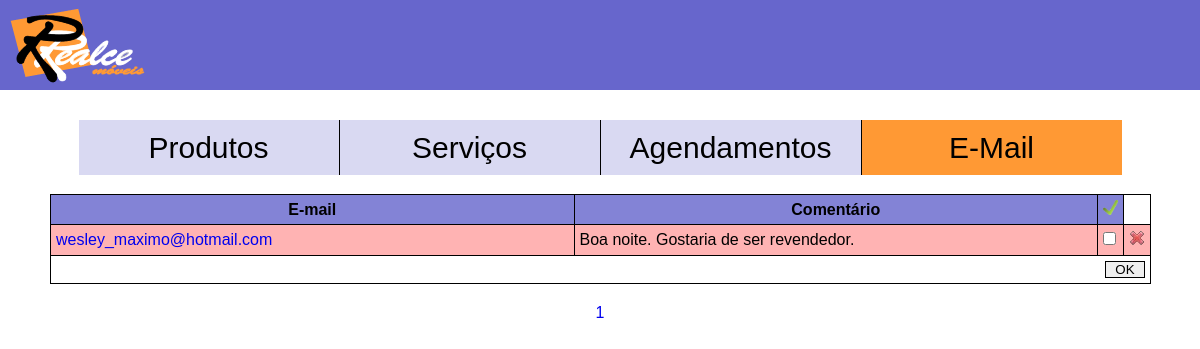
/adm/index.php?p=faleconosco (signed in), run on the app's committed database.
### tables this page shows
CREATE TABLE IF NOT EXISTS `faleconosco` (
  `id` int(11) NOT NULL AUTO_INCREMENT,
  `email` varchar(150) NOT NULL,
  `texto` text NOT NULL,
  `ok` tinyint(4) NOT NULL DEFAULT '0',
  PRIMARY KEY (`id`)
);

### paginação.php (called while the page is built, shortened)
<?php
    if(isset($_GET['inicio'])){
        $inicio = $_GET['inicio'];
        }
    else{
            $inicio = 1;
        }
    $limit_inicio = ($inicio-1) * $lmt;
?>

### adm/faleconosco.php (the view, shortened to what this page needs)
<?php include 'seguranca.php';
    $lmt = 30;
	include '../paginação.php';
    $sql = "select * from faleconosco";
    $consulta = $conn->query($sql);
	$quantidade = $consulta->rowCount($sql);
	$sql = "select * from faleconosco limit $limit_inicio, $lmt";
	$consulta = $conn->query($sql);
	$pagina = ceil ($quantidade / $lmt);
?>
<div id="cont" style="padding:0; border:none; width:1100px; min-height:378px;">
	<form method="post">
		<table>
			<tr style="background-color:#8383D6;">
				<th> E-mail </th>
				<th> Comentário </th>
				<th><img style="width:15px; height:15px;" src="imagens/check.png" />
			</tr>
			<?php
				while($faleconosco = $consulta->fetch(PDO::FETCH_OBJ))
				{
				if($faleconosco->ok){
						$color = '#9FFFB8';
					}
					else{
						$color = '#FFB3B3';
					}
					?>
					<tr style="background-color:<?php echo $color ?>";>
						<td><a href="mailto:<?php echo $faleconosco->email ?>"><?php echo $faleconosco->email ?></a></td>
						<td><?php echo $faleconosco->texto ?></td>
						<td style="width:15px;"><input title="Marque uma e-mail já enviado"<?php  if($faleconosco->ok){echo "checked='checked'";} ?> type="checkbox" name="ok[]" value="<?php echo $faleconosco->id ?>" /></td>
						<td style="width:15px;"><a title="Excluir e-mail" href="index.php?p=faleconosco&excluir=<?=$faleconosco->id?>"><img src="imagens/excluir.png" /></a></td>
					</tr>
			<?php
			}
			?>
			<tr>
				<td colspan="4">
				<input type="submit" name="btn_ok" value="OK" style="border:1px solid #000; display:block; float:right; width:40px;" />
			</td>
		</table>
	</form>
	<ol style="display:block; text-align:center; margin-top:20px;">
		<?php
			for($pag = 1; $pag <= $pagina; $pag++)
			{
		?>
			<li style="display:inline;"><a href="index.php?p=faleconosco&inicio=<?php echo $pag; ?>"><?php echo $pag; ?></a></li>
		<?php
			}
		?>
	</ol>
</div>

### adm/estilos/css2.css (style rules this page uses)
* { margin:0 auto; padding: 0; text-decoration: none; list-style: none; font-family: Arial, Verdana, sans-serif; border: none; }
#cont { width:1058px; height:378px; border:1px solid #000; padding: 20px; margin-top:-1px; }
#cont td, tr, th { border: 1px solid #000; padding: 5px; max-width: 200px; overflow: hidden; }
#cont table { border-collapse:collapse; margin-left:-1; width:1101px; }
a, input:hover { cursor:pointer; }

### data on the page
faleconosco: email "wesley_maximo@hotmail.com", texto "Boa noite. Gostaria de ser revendedor."
